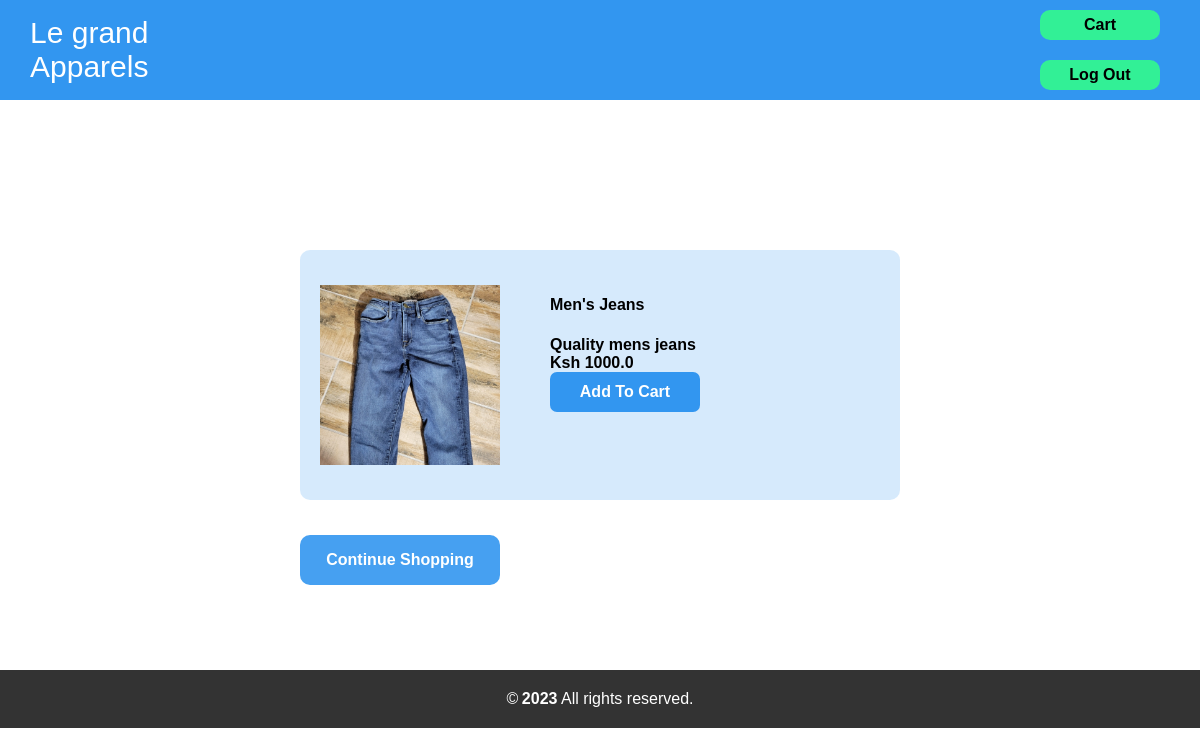
The app's page /product/2 with its own data.
### userapp/models.py (models this page shows, shortened)
class Product(models.Model):
    Product_Name = models.CharField(max_length=256)
    Main_Category = models.CharField(max_length=256)
    Sub_Category = models.CharField(max_length=256)
    Product_Description = models.CharField(max_length=256)
    Product_Price = models.FloatField()
    Product_Image = models.ImageField(upload_to='images/')

### userapp/views.py (the view)
# urls.py: path('product/<int:id>', product_details, name='product_details'),
def product_details(request, id):
    product = Product.objects.get(id=id)
    return render(request, 'product.html', {'product_details': product})

### userapp/templates/product.html (shortened to what this page needs)
{% extends 'header.html' %}
{% block maincontent %}
<div class="content_wrapper">
    <div class="image_area">
        <img src="{{ product_details.Product_Image.url }}" alt="{{ product_details.Product_Name }} image" class="image">
    </div>
    <div class="product_details">
        <h4>{{ product_details.Product_Name }}</h4>
        <p>{{ product_details.Product_Description }}</p>
        <p>Ksh {{ product_details.Product_Price }}</p>
        <a href="{% url 'add_to_cart' product_details.id %}">
            <div class="cart_button">Add To Cart</div>
        </a>
    </div>
</div>
<div class="back_button_area">
    <a href="{% url 'home' %}">
        <div class="back_button">Continue Shopping</div>
    </a>
</div>
{% endblock %}

### userapp/static/css/header.css (style rules this page uses)
body { margin: 0; padding: 0; font-family: Arial, Helvetica, sans-serif; }

### userapp/static/css/product.css (style rules this page uses)
.content_wrapper { width: 600px; height: 250px; display: flex; align-items: center; justify-content: space-between; margin: auto; background-color: rgba(50, 150, 240, 0.2); border-radius: 10px; margin-top: 150px; }
.image_area { width: 200px; height: 200px; display: flex; justify-content: center; align-items: center; margin-left: 10px; }
.image { width: 180px; height: 180px; }
.product_details { width: 350px; height: 200px; }
.product_details p { font-weight: bold; }
.cart_button { width: 150px; height: 40px; background-color: rgb(50, 150, 240); display: flex; justify-content: center; align-items: center; border-radius: 7px; color: white; text-decoration: none; font-weight: bold; }
a { text-decoration: none; }
.back_button_area { width: 600px; height: 120px; margin: auto; display: flex; align-items: center; }
.back_button { width: 200px; height: 50px; background-color: rgba(50, 150, 240, 0.9); display: flex; justify-content: center; align-items: center; color: white; font-weight: bold; border-radius: 10px; }
p { margin: 0; }

### records on screen
Product: Product_Image (picture), Product_Name "Men's Jeans", Product_Description "Quality mens jeans", Product_Price "1000.0"
